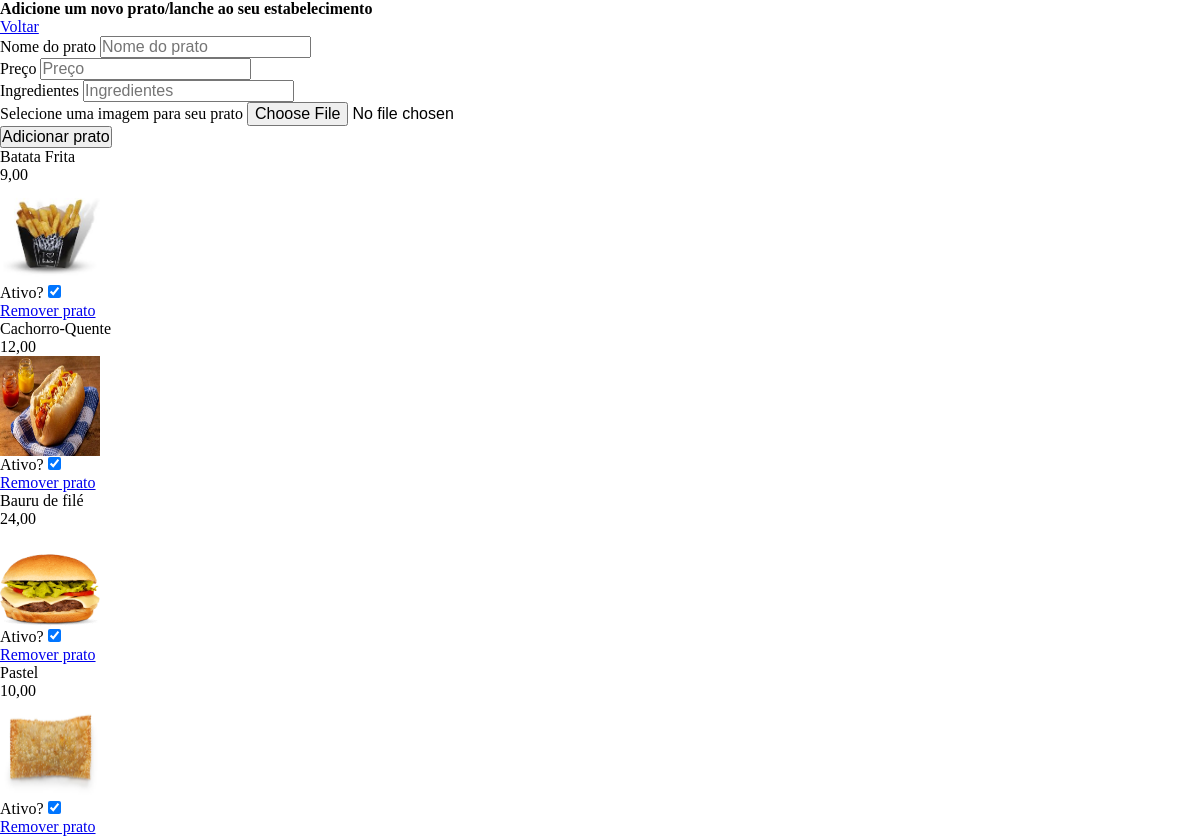
Screenshot of /administracao/gerenciar_pratos (signed in) with the database file from the repository.
### pratoservido/models.py (models this page shows, shortened)
class Prato(models.Model):
    nome = models.CharField(max_length=200, null=True, blank=True)
    preco = models.DecimalField(max_digits=10, decimal_places=2, default=0.00)
    ingredientes = models.TextField(max_length=500, null=True, blank=True)
    imagem = models.ImageField(upload_to='prato', default='prato/pratopadrao.webp')
    ativo = models.BooleanField(default=True)
    estabelecimento = models.ForeignKey(Estabelecimento, on_delete=models.CASCADE, related_name='pratos')

### pratoservido/views.py (the view, shortened to what this page needs)
# urls.py: path('administracao/gerenciar_pratos', gerenciar_pratos, name='gerenciar_pratos'),
@login_required
def gerenciar_pratos(request):
    usuario = request.user
    estabelecimento = Estabelecimento.objects.get(usuario=usuario)
    pratos = Prato.objects.filter(estabelecimento=estabelecimento)
    context = {'pratos': pratos}
    return render(request, 'administracao/gerenciar_pratos.html', context)

### pratoservido/templates/administracao/gerenciar_pratos.html (shortened to what this page needs)
{% extends 'core/base.html' %} {% load static %} {% block body %}
<h2>Adicione um novo prato/lanche ao seu estabelecimento</h2>
<a href="{% url 'administracao' %}">Voltar</a>
<form action="{% url 'gerenciar_pratos' %}" method="post" enctype="multipart/form-data">
    <div>
        <label for="prato">Nome do prato</label>
        <input name="prato" type="text" placeholder="Nome do prato" required>
    </div>
    <div>
        <label for="preco">Preço</label>
        <input name="preco" type="number" step="0.01" placeholder="Preço">
    </div>
    <div>
        <label for="ingredientes">Ingredientes</label>
        <input name="ingredientes" type="text" placeholder="Ingredientes">
    </div>
    <div>
        <label for="imagem">Selecione uma imagem para seu prato</label>
        <input name="imagem" type="file" accept="image/*">
    </div>
    <button type="submit">Adicionar prato</button>
</form>
{% for prato in pratos %}
    <div style="display: flex; flex-flow: column;">
        <p>{{ prato.nome }}</p>
        <p>{{ prato.preco }}</p>
        <img src="{{ prato.imagem.url }}" alt="imagem do {{ prato.nome }}" style="width: 100px; height: 100px;">
        <form action="{% url 'ativar_prato' prato.id %}" method="post">
            <label for="ativo">Ativo?</label>
            <input type="checkbox" name="ativo" {% if prato.ativo %} checked {% endif %} onchange="this.form.submit()">
        </form>
        <a href="{% url 'remover_prato' id_prato=prato.id %}">Remover prato</a>
    </div>
{% endfor%}
{% endblock %}

### static/css/style.css (style rules this page uses)
html { font-size: 62.5%; height: 100%; }
* { margin: 0; padding: 0; box-sizing: content-box; }
button { cursor: pointer; }
* { font-size: 1.6rem; }

### rows the page displays
Prato: nome "Batata Frita", preco "9,00", imagem (picture), ativo "☑"
Prato: nome "Cachorro-Quente", preco "12,00", imagem (picture), ativo "☑"
Prato: nome "Bauru de filé", preco "24,00", imagem (picture), ativo "☑"
Prato: nome "Pastel", preco "10,00", imagem (picture), ativo "☑"
